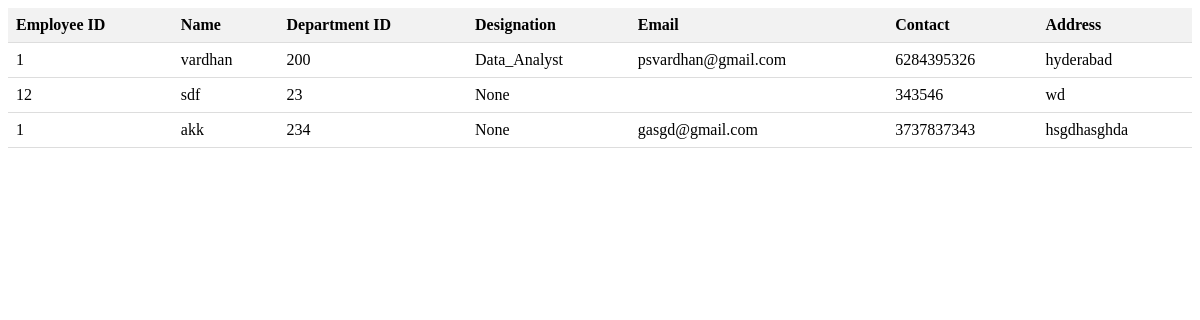
The app's page /show-employees, older data.
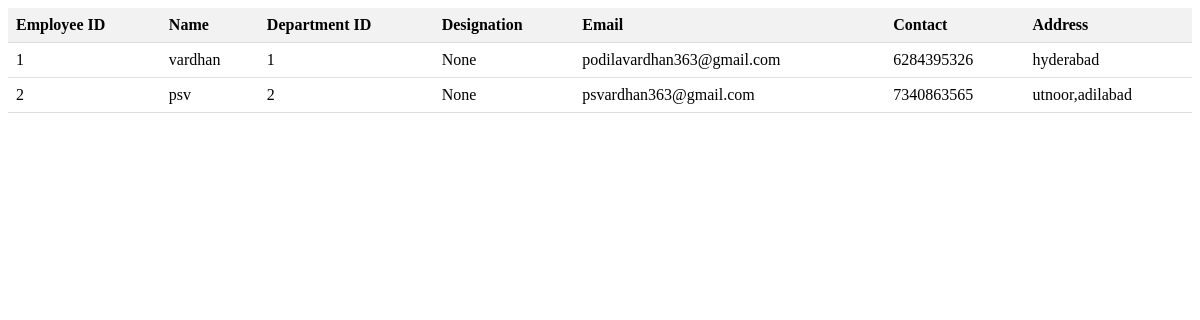
The same page, newer data.
### tables this page shows
CREATE TABLE employee_details(eid,'ename',dptid,'designation','email',contact_no,'add_y');

### app.py (the view)
@app.route('/show-employees',methods=['GET','POST'])
def show_employees():
    emp=Employee()
    data = emp.show_employees()
    return render_template('showemployee.html',employees=data)

### empdetails.py (called while the page is built)
    def show_employees(self):
        conn=sqlite3.connect('PMS.DB')
        cur=conn.cursor()
        cur.execute("select * from employee_details")
        data =[]
        for i in cur.fetchall():
            context={}
            context['eid']=i[0]
            context['ename']=i[1]
            context['dptid']=i[2]
            context['designation']=i[3]
            context['email']=i[4]
            context['contact_no']=i[5]
            context['add_y']=i[6]
            data.append(context)
        return data

### templates/showemployee.html (shortened to what this page needs)
<!DOCTYPE html>
<html>
<head>
</head>
<body>
    <table>
        <thead>
            <tr>
                <th>Employee ID</th>
                <th>Name</th>
                <th>Department ID</th>
                <th>Designation</th>
                <th>Email</th>
                <th>Contact</th>
                <th>Address</th>
            </tr>
        </thead>
        <tbody>
            {% for employee in employees %}
                <tr>
                    <td>{{ employee.eid }}</td>
                    <td>{{ employee.ename }}</td>
                    <td>{{ employee.dptid }}</td>
                    <td>{{ employee.designation }}</td>
                    <td>{{ employee.email }}</td>
                    <td>{{ employee.contact_no }}</td>
                    <td>{{ employee.add_y }}</td>
                </tr>
            {% endfor %}
        </tbody>
    </table>
</body>
</html>

### templates/showemployee.html (style rules this page uses)
table { border-collapse: collapse; width: 100%; }
th, td { padding: 8px; text-align: left; border-bottom: 1px solid #ddd; }
th { background-color: #f2f2f2; }

Row changes from the older to the newer data that the page shows:
removed employee_details: eid "1", ename "akk", dptid "234", designation "None", email "gasgd@gmail.com", contact_no "3737837343", add_y "hsgdhasghda"
changed employee_details "vardhan": dptid "200" → "1"; designation "Data_Analyst" → "None"; email "psvardhan@gmail.com" → "podilavardhan363@gmail.com"
changed employee_details: eid "12" → "2"; ename "sdf" → "psv"; dptid "23" → "2"; email (not shown) → "psvardhan363@gmail.com"; contact_no "343546" → "7340863565"; add_y "wd" → "utnoor,adilabad"
